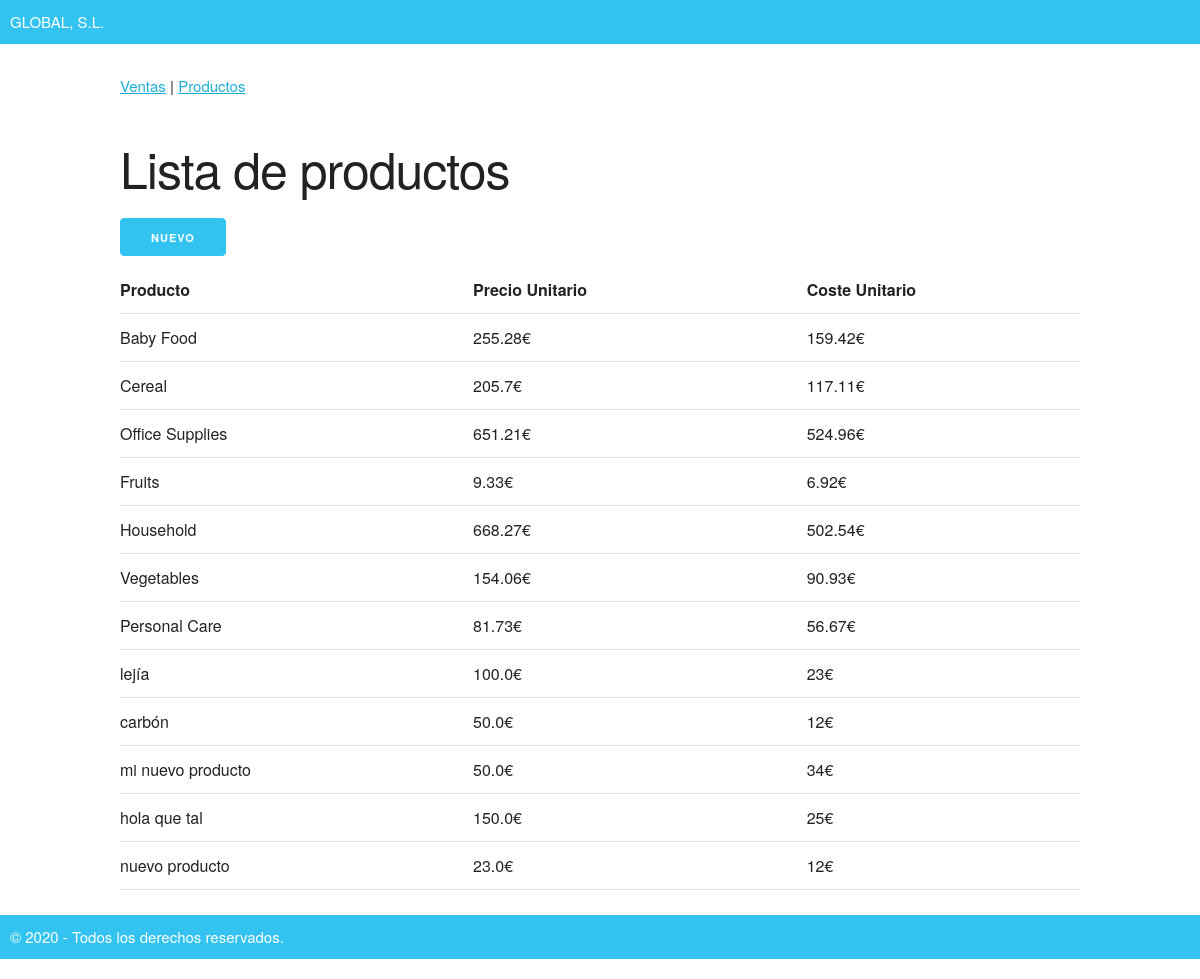
Before: /productos with the older database file.
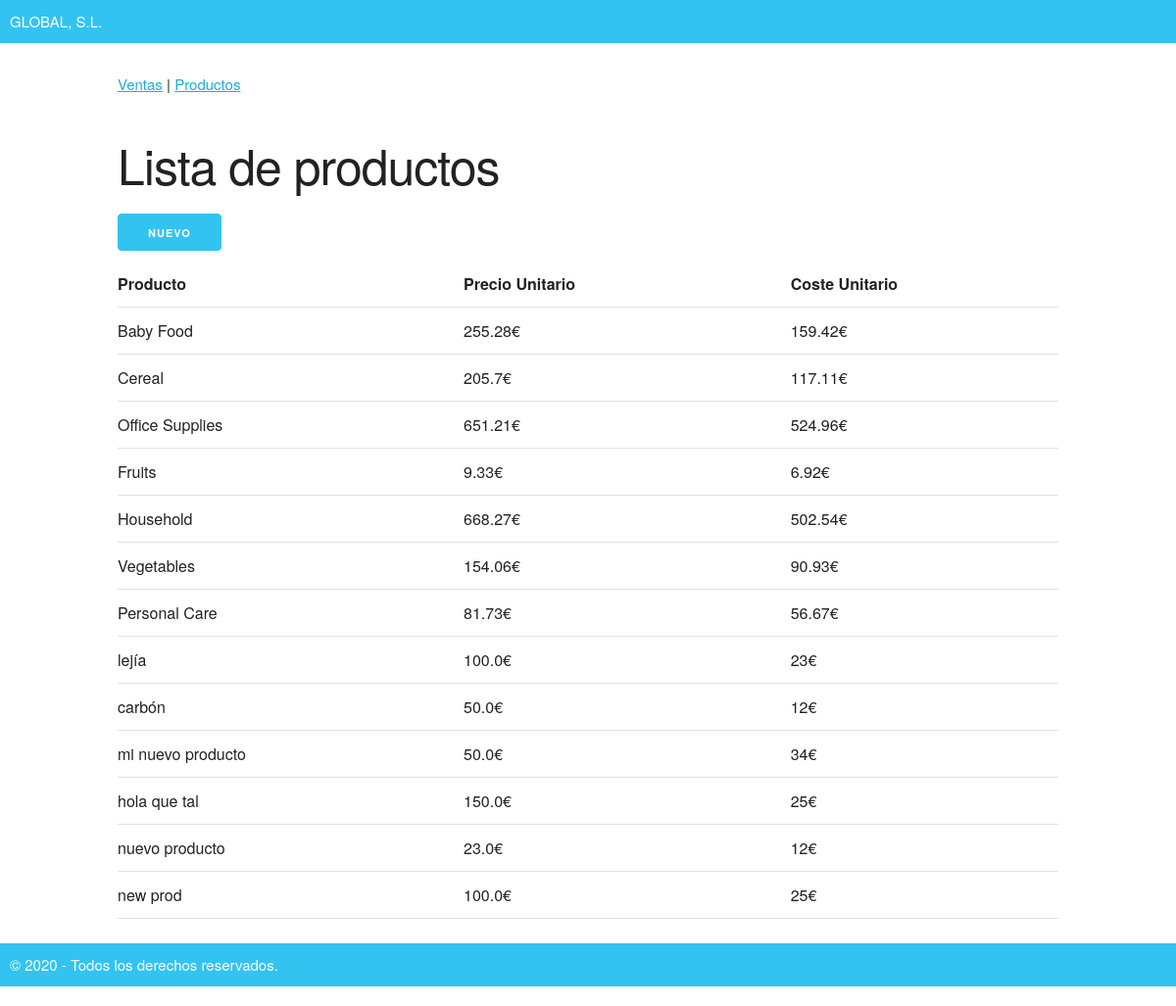
After: the same page with the newer database file.
### tables this page shows
CREATE TABLE "productos" (
	"id"	INTEGER PRIMARY KEY AUTOINCREMENT,
	"tipo_producto"	TEXT NOT NULL UNIQUE,
	"precio_unitario"	REAL NOT NULL,
	"coste_unitario"	INTEGER NOT NULL
);

### the_app/routes.py (the view)
@app.route("/productos")
def productos():#consultar listado de productos
    conn = sqlite3.connect(BASE_DATOS)
    cur = conn.cursor()
    query = 'SELECT id, tipo_producto, precio_unitario, coste_unitario FROM productos;'
    productos = cur.execute(query).fetchall()
    conn.close()
    return render_template("productos.html", productos=productos)

### the_app/templates/productos.html (shortened to what this page needs)
{% extends "base.html" %}
{% block contenido%}
    <h1>Lista de productos </h1>
    <a class="button button-primary" href="/addproducto">Nuevo</a>
    <table class="u-full-width">
        <tr>
            <th>Producto</th>
            <th>Precio Unitario</th>
            <th>Coste Unitario</th>
        </tr>
        {% for producto in productos %}
        <tr>
            <td class="producto">{{ producto[1] }}</td>
            <td>{{ producto[2] }}€ </td>
            <td>{{ producto[3] }}€</td>
        </tr>
        {% endfor %}
    </table>
{% endblock %}

### the_app/templates/base.html (shortened to what this page needs)
<html lang="en">
        <head>
            <link rel="stylesheet" href="/static/normalize.css">
            <link rel="stylesheet" href="/static/skeleton.css">
            <link rel="stylesheet" href="/static/style.css">
        </head>
        <body>
            <header>
                GLOBAL, S.L.
            </header>
            <section class="container">
                <div class="menu">
                    <a href="/">Ventas</a> | <a href="/productos">Productos </a>
                </div>
                {% block contenido %}{% endblock %}
            </section>
            <footer>
                &copy; 2020 - Todos los derechos reservados.
            </footer>
        </body>
</html>

### the_app/static/skeleton.css (style rules this page uses)
.container { position: relative; width: 100%; max-width: 960px; margin: 0 auto; padding: 0 20px; box-sizing: border-box; }
@media (min-width: 400px) { .container { width: 85%; padding: 0; } }
@media (min-width: 550px) { .container { width: 80%; } }
html { font-size: 62.5%; }
body { font-size: 1.5em; line-height: 1.6; font-weight: 400; font-family: "Raleway", "HelveticaNeue", "Helvetica Neue", Helvetica, Arial, sans-serif; color: #222; }
h1, h2, h3, h4, h5, h6 { margin-top: 0; margin-bottom: 2rem; font-weight: 300; }
h1 { font-size: 4.0rem; line-height: 1.2; letter-spacing: -.1rem; }
@media (min-width: 550px) { h1 { font-size: 5.0rem; } }
a { color: #1EAEDB; }
.button, button, input[type="submit"], input[type="reset"], input[type="button"] { display: inline-block; height: 38px; padding: 0 30px; color: #555; text-align: center; font-size: 11px; font-weight: 600; line-height: 38px; letter-spacing: .1rem; text-transform: uppercase; text-decoration: none; white-space: nowrap; background-color: transparent; border-radius: 4px; border: 1px solid #bbb; cursor: pointer; box-sizing: border-box; }
.button.button-primary, button.button-primary, input[type="submit"].button-primary, input[type="reset"].button-primary, input[type="button"].button-primary { color: #FFF; background-color: #33C3F0; border-color: #33C3F0; }
th, td { padding: 12px 15px; text-align: left; border-bottom: 1px solid #E1E1E1; }
th:first-child, td:first-child { padding-left: 0; }
th:last-child, td:last-child { padding-right: 0; }
button, .button { margin-bottom: 1rem; }
pre, blockquote, dl, figure, table, p, ul, ol, form { margin-bottom: 2.5rem; }
.u-full-width { width: 100%; box-sizing: border-box; }
.container:after, .row:after, .u-cf { content: ""; display: table; clear: both; }

### the_app/static/style.css (style rules this page uses)
header, footer { padding: 10px; background-color: #33c3f0; color: white; }
header { margin-bottom: 20px; }
footer { margin-bottom: 20px; }
.menu { padding-top: 10px; padding-bottom: 40px; }

Changed rows visible on the page:
added productos: tipo_producto "new prod", precio_unitario "100.0", coste_unitario "25"
